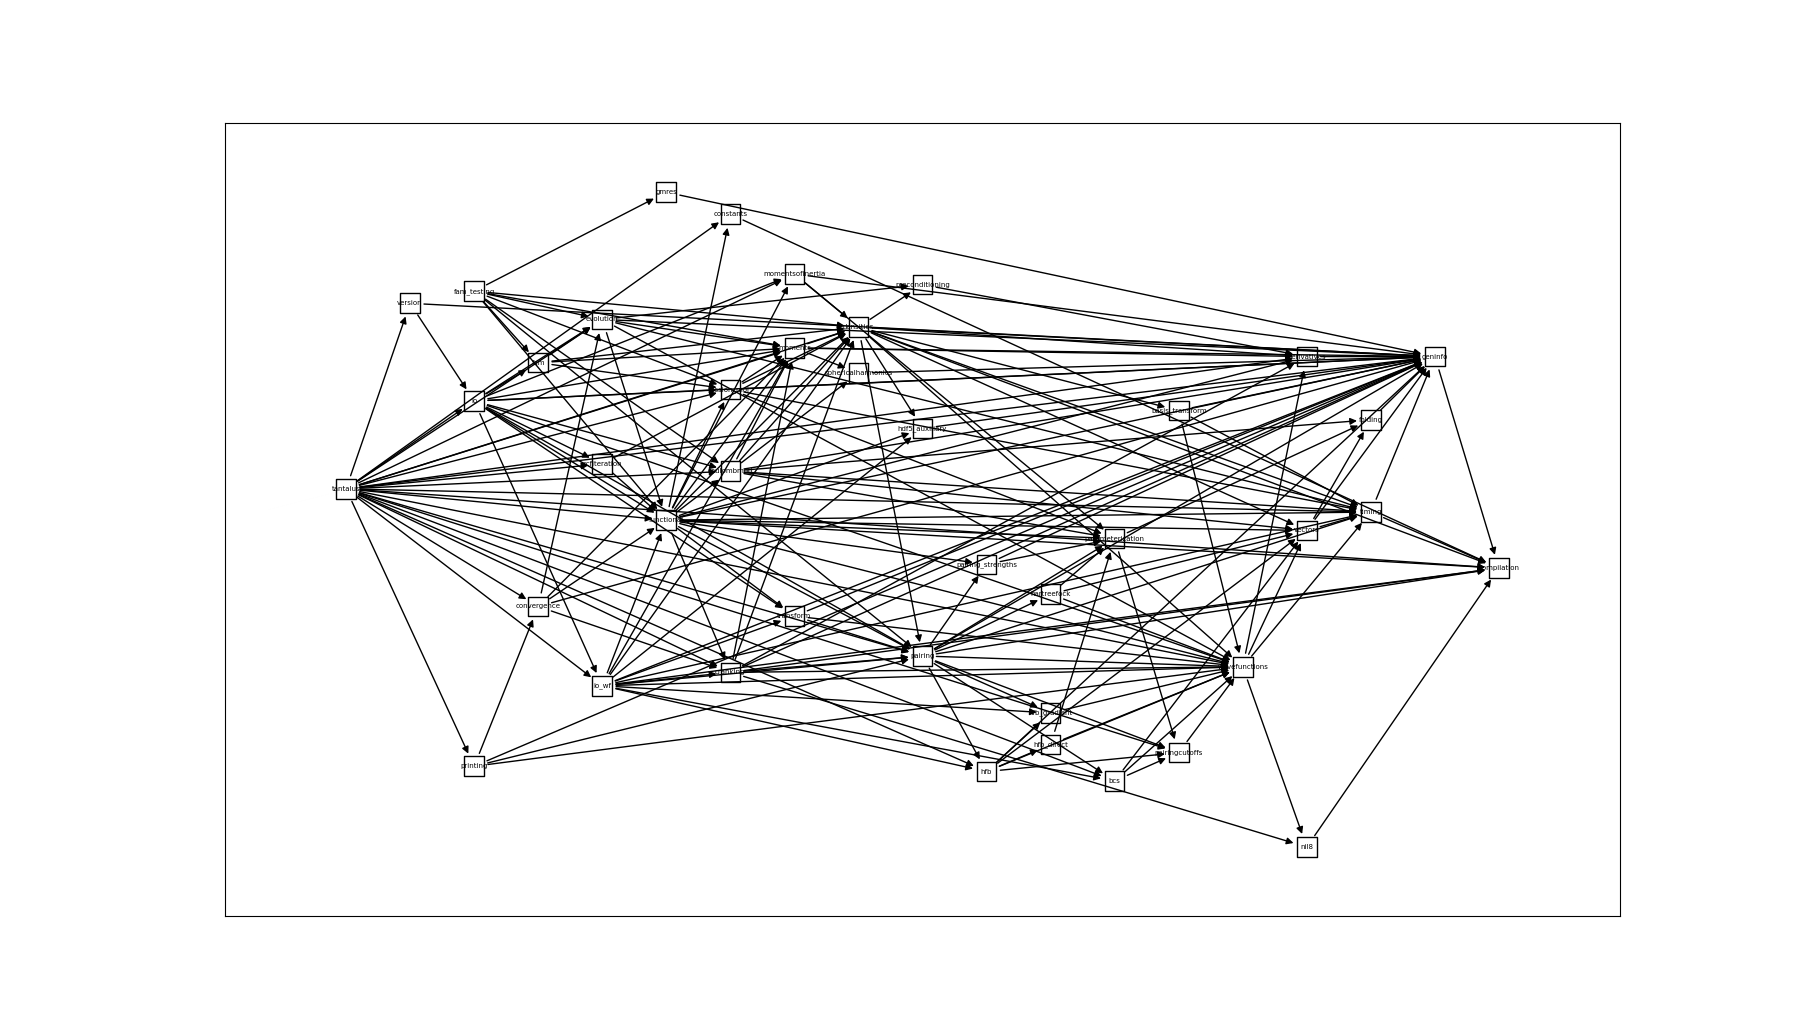

Generate this figure with Python:
import matplotlib.pyplot as plt
import networkx as nx
from networkx.drawing.nx_pydot import graphviz_layout

G = nx.DiGraph()

G.add_edges_from(
    [ ('basis_transform', 'geninfo')
    , ('basis_transform', 'wavefunctions')
    , ('basis_transform', 'timing')
    , ('BCS','vectors')
    , ('BCS','wavefunctions')
    , ('BCS', 'pairingcutoffs')
    , ('constants', 'compilation')
    , ('convergence', 'geninfo')
    , ('Coulombmod', 'geninfo')
    , ('Coulombmod', 'densities')
    , ('Coulombmod', 'parameterization')
    , ('Coulombmod', 'timing')
    , ('cranking', 'compilation')
    , ('cranking', 'geninfo')
    , ('cranking', 'derivatives')
    , ('cranking', 'wavefunctions')
    , ('cranking', 'nil8')
    , ('cranking', 'pairing')
    , ('cranking', 'densities')
    , ('densities', 'compilation')
    , ('densities', 'geninfo')
    , ('densities', 'vectors')
    , ('densities', 'wavefunctions')
    , ('densities', 'pairing')
    , ('densities', 'derivatives')
    , ('densities', 'preconditioning')
    , ('densities', 'timing')
    , ('derivatives', 'geninfo')
    , ('evolution', 'wavefunctions')
    , ('evolution', 'functional')
    , ('evolution', 'preconditioning')
    , ('evolution', 'timing')
    , ('fam', 'densities')
    , ('fam', 'moments')
    , ('fam', 'fission_MOI')
    , ('fam', 'evolution')
    , ('gmres', 'geninfo')
    , ('fam_testing', 'densities')
    , ('fam_testing', 'moments')
    , ('fam_testing', 'Coulombmod')
    , ('fam_testing', 'pairing')
    , ('fam_testing', 'fission_MOI')
    , ('fam_testing', 'functional')
    , ('fam_testing', 'evolution')
    , ('fam_testing', 'fam')
    , ('fam_testing', 'gmres')
    , ('fission_MOI', 'geninfo')
    , ('fission_MOI', 'densities')
    , ('fission_MOI', 'parameterization')
    , ('fission_MOI', 'moments')
    , ('fission_MOI', 'timing')
    , ('folding', 'geninfo')
    , ('functional', 'compilation')
    , ('functional', 'geninfo')
    , ('functional', 'densities')
    , ('functional', 'parameterization')
    , ('functional', 'pairing')
    , ('functional', 'transform')
    , ('functional', 'vectors')
    , ('functional', 'cranking')
    , ('functional', 'pairing_strengths')
    , ('functional', 'timing')
    , ('functional', 'HDF5')
    , ('geninfo', 'compilation')
    , ('geninfo', 'MPI')
    , ('hartreefock', 'MPI')
    , ('hartreefock', 'wavefunctions')
    , ('HFB', 'geninfo')
    , ('HFB', 'vectors')
    , ('HFB', 'wavefunctions')
    , ('HFB', 'pairingcutoffs')
    , ('HFB', 'HFB_direct')
    , ('HFB', 'HFB_gradient')
    , ('HFB_direct', 'wavefunctions')
    , ('HFB_direct', 'parameterization')
    , ('HFB_gradient', 'wavefunctions')
    , ('IO', 'geninfo')
    , ('IO', 'wavefunctions')
    , ('IO', 'pairing')
    , ('IO', 'functional')
    , ('IO', 'momentsofinertie')
    , ('IO', 'moments')
    , ('IO', 'Coulombmod')
    , ('IO', 'transform')
    , ('IO', 'fission_MOI')
    , ('IO', 'IO_wf')
    , ('IO', 'HDF5')
    , ('IO_wf', 'compilation')
    , ('IO_wf', 'geninfo')
    , ('IO_wf', 'wavefunctions')
    , ('IO_wf', 'functional')
    , ('IO_wf', 'transform')
    , ('moments', 'geninfo')
    , ('moments', 'sphericalharmonics')
    , ('moments', 'densities')
    , ('momentsofinertia', 'geninfo')
    , ('momentsofinertia', 'densities')
    , ('momentsofinertia', 'parameterization')
    , ('nil8', 'compilation')
    , ('pairing', 'compilation')
    , ('pairing', 'geninfo')
    , ('pairing', 'wavefunctions')
    , ('pairing', 'functional')
    , ('pairing', 'BCS')
    , ('pairing', 'HFB')
    , ('pairing', 'HFB_gradient')
    , ('pairing', 'pairingcutoffs')
    , ('pairing', 'parameterization')
    , ('pairing', 'pairing_strengths')
    , ('pairing', 'timing')
    , ('pairing', 'MPI')
    , ('pairing_strengths', 'geninfo')
    , ('pairing_strengths', 'MPI')
    , ('pairingcutoffs', 'wavefunctions')
    , ('parameterization', 'iso_fortran_env')
    , ('parameterization', 'pairingcutoffs')
    , ('preconditioning', 'derivatives')
    , ('printing', 'geninfo')
    , ('printing', 'pairing')
    , ('printing', 'wavefunctions')
    , ('printing', 'convergence')
    , ('scfiteration', 'functional')
    , ('scfiteration', 'geninfo')
    , ('sphericalharmonics', 'geninfo')
    , ('Tantalus', 'geninfo')
    , ('timing', 'compilation')
    , ('timing', 'geninfo')
    , ('timing', 'iso_fortran_env')
    , ('timing', 'MPI')
    , ('timing', 'densities')
    , ('transform', 'geninfo')
    , ('transform', 'wavefunctions')
    , ('transform', 'pairing')
    , ('vectors', 'geninfo')
    , ('version', 'geninfo')
    , ('version', 'IO')
    , ('wavefunctions', 'derivatives')
    , ('wavefunctions', 'nil8')
    , ('wavefunctions', 'MPI')
    ]
)

pos = graphviz_layout(G, prog="dot")
for k,v in pos.items():
    pos[k]=(-v[1],v[0])

nx.draw_networkx_nodes(G,pos = pos, node_shape = 's', node_size = 200,
                       node_color = 'none', edgecolors='k')
nx.draw_networkx_edges(G,pos = pos,
                       node_shape = 's', width = 1,  node_size = 200)
nx.draw_networkx_labels(G,pos = pos, font_size = 5)

plt.show()
